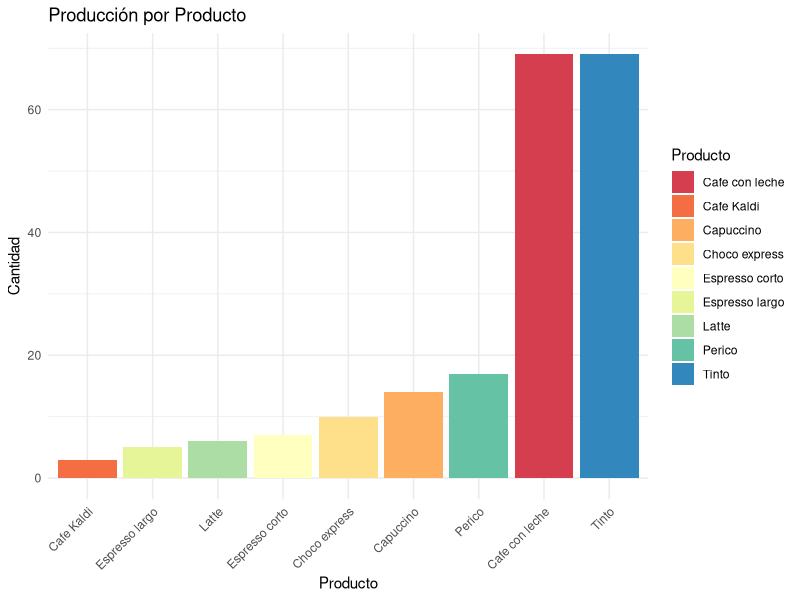
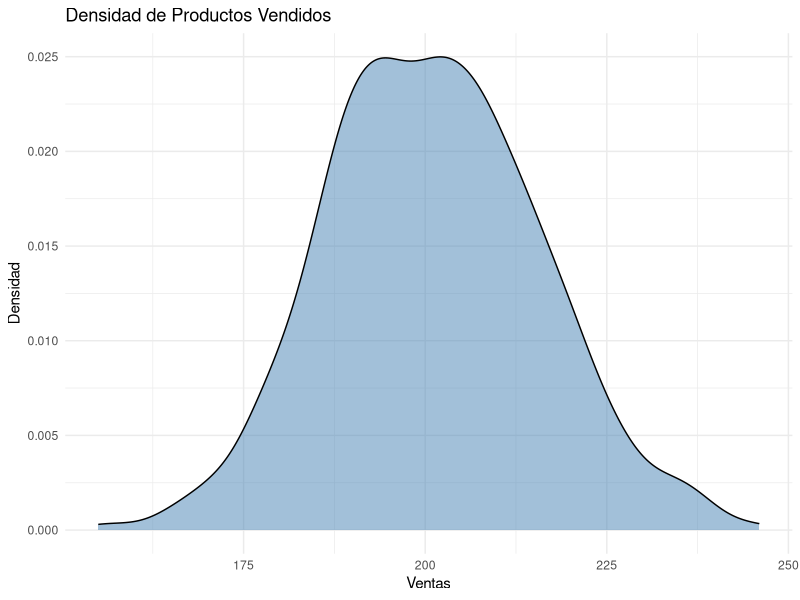
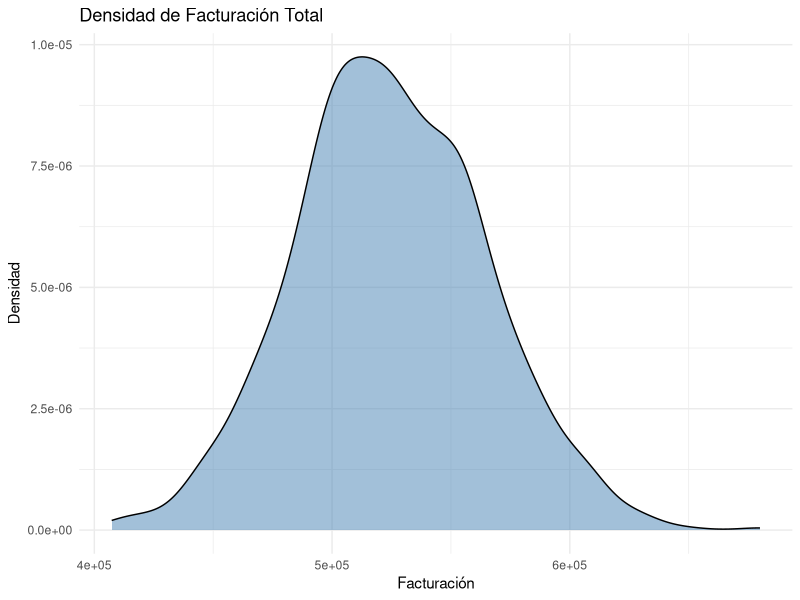
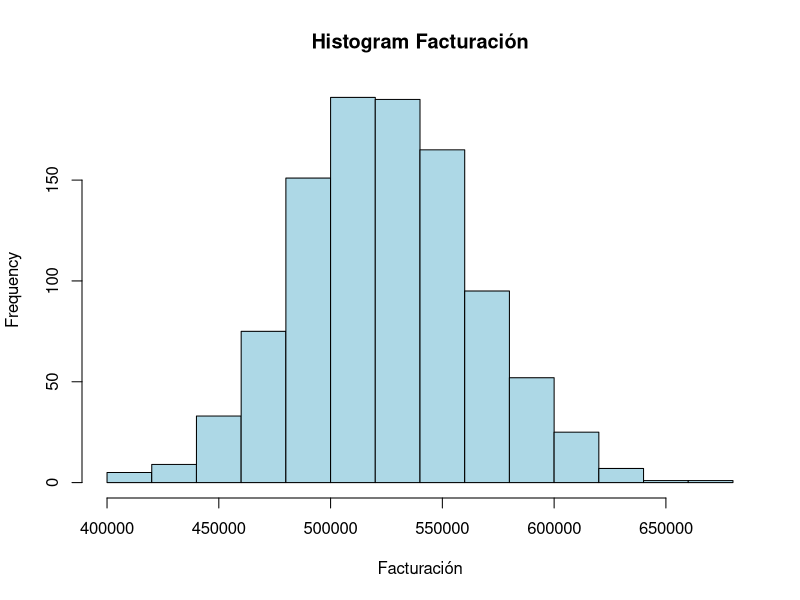
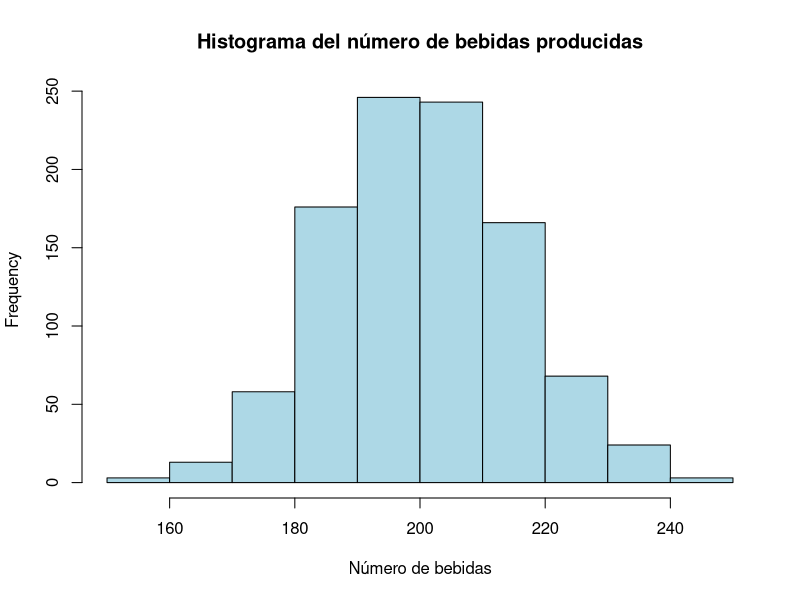

Write the R code that produced these figures, in order.
## ---- chunk 1
#| code-fold: true
#| output: html_document 
#| eval: true
#| code-summary: "[Input]"
clienteshora <- 50 #Clientes que llegan por hora
clientesmaquina <- 20 #Clientes que compran productos de la maquina por hora
tasa <- clientesmaquina/clienteshora #Tasa de clientes que compran productos de la maquina
clientesdia <- clienteshora*10 #Clientes que llegan al dia
clientesfinal <- tasa*clientesdia #Clientes que compran productos de la maquina al dia
#Datos
productos <- c( "Cafe con leche","Cafe Kaldi", "Capuccino","Choco express", "Espresso corto", "Espresso largo","Latte", "Perico", "Tinto")
precios <- c(2500,3500,4500,4000,4400,4000,3500,2200,2000)
tasas <- c(0.35,0.01,0.05,0.06,0.03,0.02,0.03,0.1,0.35)

set.seed(420)

# Simula la cantidad de pedidos por día para cada producto usando una distribución multinomial
pedidos <- rmultinom(1, clientesfinal, tasas)

# Vector para la cantidad de pedidos por producto
cantidades <- pedidos

# Vector para el precio por producto
precios <- as.numeric(precios)

# facturación por producto
facturacion_producto <- cantidades * precios

# Facturación 
facturacion_total <- sum(facturacion_producto)

# total de bebidas
produccion_total <- sum(pedidos)

resumen_produccion <- data.frame(
  Producto = productos,
  Cantidad = pedidos
)


print(resumen_produccion)
## ---- chunk 2
print(paste("Facturación total:", facturacion_total))

print(paste("Producción total de bebidas:", produccion_total))

## ---- chunk 3
library(ggplot2)

df <- data.frame(
  Producto = resumen_produccion$Producto,
  Cantidad = resumen_produccion$Cantidad
)

df <- df[order(-df$Cantidad),]

ggplot(df, aes(x=reorder(Producto, Cantidad), y=Cantidad, fill=Producto)) +
  geom_bar(stat="identity") +
  labs(title="Producción por Producto", x="Producto", y="Cantidad") +
  theme_minimal() +
  theme(axis.text.x = element_text(angle = 45, hjust = 1)) +
  scale_fill_brewer(palette="Spectral")

## ---- chunk 4
Nsim <- 1000 #Numero de simulaciones dias
horas <- 10 #Horas de trabajo
clienteshora <- 50 #Clientes que llegan por hora
clientesmaquina <- 20 #Clientes que compran productos de la maquina por hora
tasa <- clientesmaquina/clienteshora #Tasa de clientes que compran productos de la maquina
clientesdia <- clienteshora*horas #Clientes que llegan al dia
clientesfinal <- tasa*clientesdia #Clientes que compran productos de la maquina al dia
#Datos
productos <- c( "Cafe con leche","Cafe Kaldi", "Capuccino","Choco express", "Espresso corto", "Espresso largo","Latte", "Perico", "Tinto")
precios <- c(2500,3500,4500,4000,4400,4000,3500,2200,2000)
tasas <- c(0.35,0.01,0.05,0.06,0.03,0.02,0.03,0.1,0.35)

set.seed(420)

# Matriz para los resultados
resultados <- matrix(0, nrow=Nsim, ncol=length(productos))


for (i in 1:Nsim) { # Ciclo de simulación dias
  for (h in 1:horas) { # Ciclo de horas 
    # Número de clientes en una hora
    n <- rpois(1, clienteshora)
    
    # Número de clientes que compran productos de la máquina
    m <- rbinom(1, n, tasa)
    
    # Elección de productos
    eleccion <- rmultinom(1, m, tasas)
    
    # Actualización de los resultados
    resultados[i,] <- resultados[i,] + eleccion
  } # Fin del ciclo de horas
} # Fin del ciclo de simulación

# Cálculo del producido diario
producido <- resultados %*% precios


## ---- chunk 5
producido_promedio <- mean(producido)

print("Producido promedio por día:")
print(producido_promedio)

## ---- chunk 6
df <- data.frame(Ventas=as.vector(rowSums(resultados)))

ggplot(df, aes(x=Ventas)) +
  geom_density(fill="steelblue", alpha=0.5) +
  labs(title="Densidad de Productos Vendidos", x="Ventas", y="Densidad") +
  theme_minimal()

## ---- chunk 7
df <- data.frame(Facturacion=as.vector(producido))

ggplot(df, aes(x=Facturacion)) +
  geom_density(fill="steelblue", alpha=0.5) +
  labs(title="Densidad de Facturación Total", x="Facturación", y="Densidad") +
  theme_minimal()

## ---- chunk 8
hist(producido, main="Histogram Facturación", xlab="Facturación", col="lightblue", border="black")
## ---- chunk 9
num_bebidas <- rowSums(resultados)

media <- mean(num_bebidas)
desviacion <- sd(num_bebidas)

hist(num_bebidas, main="Histograma del número de bebidas producidas", xlab="Número de bebidas", col="lightblue", border="black")
